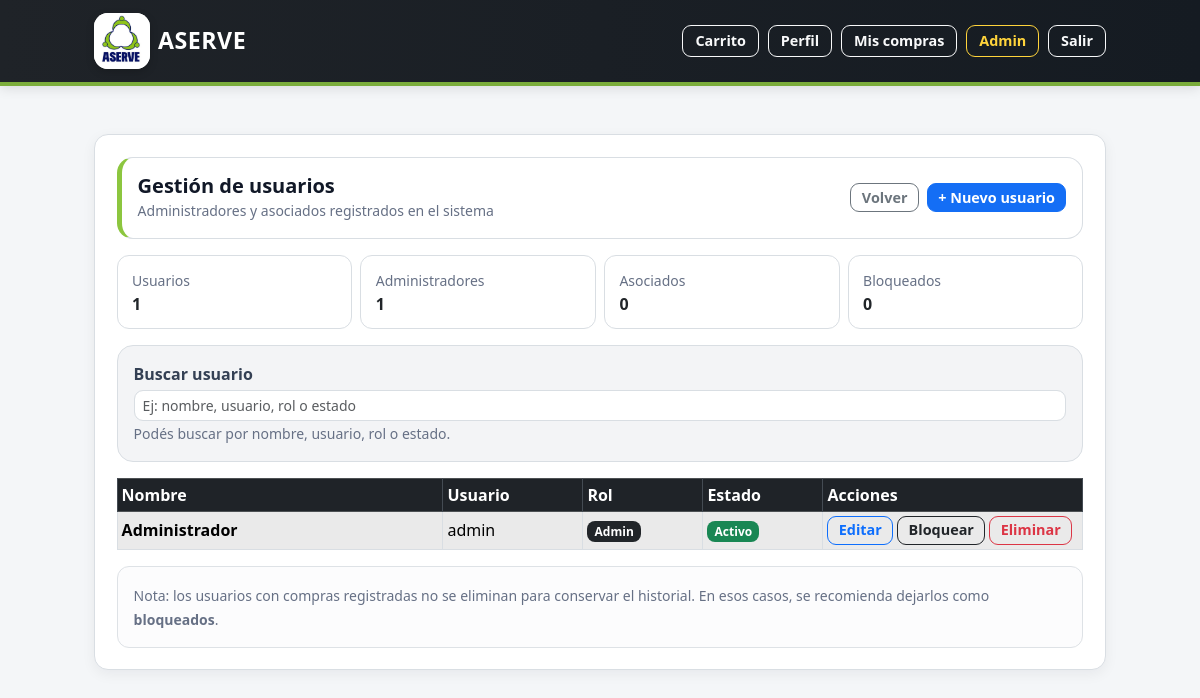
The app's page /admin/users (signed in) with its own data.
### tables this page shows
CREATE TABLE users (
    id INTEGER PRIMARY KEY AUTOINCREMENT,
    nombre TEXT NOT NULL,
    usuario TEXT NOT NULL UNIQUE,
    contrasena_hash TEXT NOT NULL,
    rol TEXT NOT NULL CHECK (rol IN ('admin', 'asociado')),
    estado TEXT NOT NULL DEFAULT 'activo' CHECK (estado IN ('activo', 'bloqueado'))
, password_temporal INTEGER DEFAULT 0);

### app.py (the view)
@app.route("/admin/users")
def admin_users():
    if "user_id" not in session or session.get("rol") != "admin":
        return redirect(url_for("login"))
    db = get_db()
    usuarios = db.execute("""
        SELECT id, nombre, usuario, rol, estado
        FROM users
        ORDER BY nombre
    """).fetchall()
    return render_template("admin_users.html", usuarios=usuarios)

### app.py (called while the page is built)
def get_db():
    if "db" not in g:
        db_folder = os.path.dirname(app.config["DATABASE"])
        os.makedirs(db_folder, exist_ok=True)
        g.db = sqlite3.connect(app.config["DATABASE"])
        g.db.row_factory = sqlite3.Row
    return g.db

@app.before_request
def proteger_acceso_global():
    endpoint = request.endpoint
    if endpoint is None:
        return None
    rutas_publicas = {
        "login",
        "static"
    }
    if endpoint in rutas_publicas:
        return None
    if "user_id" not in session:
        flash("Debes iniciar sesión para acceder a ASERVE.", "warning")
        return redirect(url_for("login"))
    rutas_password_temporal = {
        "cambiar_password_temporal",
        "logout",
        "static"
    }
    if session.get("password_temporal") == 1:
        if endpoint not in rutas_password_temporal:
            flash("Debes cambiar tu contraseña temporal antes de continuar.", "warning")
            return redirect(url_for("cambiar_password_temporal"))
    return None

### templates/admin_users.html (shortened to what this page needs)
{% extends "base.html" %}
{% block content %}
<div class="card shadow-sm">
  <div class="card-body">
    <div class="admin-users-header mb-3">
      <div class="d-flex flex-column flex-md-row justify-content-between align-items-start align-items-md-center gap-3">
        <div>
          <h5 class="mb-0">Gestión de usuarios</h5>
          <small class="text-muted">
            Administradores y asociados registrados en el sistema
          </small>
        </div>
        <div class="d-flex flex-wrap gap-2">
          <a class="btn btn-outline-secondary btn-sm"
             href="{{ url_for('admin_panel') }}">
            Volver
          </a>
          <a class="btn btn-primary btn-sm"
             href="{{ url_for('admin_user_add') }}">
            + Nuevo usuario
          </a>
        </div>
      </div>
    </div>
    {% set total_usuarios = usuarios|length %}
    {% set total_admins = usuarios|selectattr("rol", "equalto", "admin")|list|length %}
    {% set total_asociados = usuarios|selectattr("rol", "equalto", "asociado")|list|length %}
    {% set total_bloqueados = usuarios|selectattr("estado", "equalto", "bloqueado")|list|length %}
    <div class="row g-2 mb-3">
      <div class="col-6 col-md-3">
        <div class="admin-users-summary-box">
          <small class="text-muted">Usuarios</small>
          <div class="fw-bold">
            {{ total_usuarios }}
          </div>
        </div>
      </div>
      <div class="col-6 col-md-3">
        <div class="admin-users-summary-box">
          <small class="text-muted">Administradores</small>
          <div class="fw-bold">
            {{ total_admins }}
          </div>
        </div>
      </div>
      <div class="col-6 col-md-3">
        <div class="admin-users-summary-box">
          <small class="text-muted">Asociados</small>
          <div class="fw-bold">
            {{ total_asociados }}
          </div>
        </div>
      </div>
      <div class="col-6 col-md-3">
        <div class="admin-users-summary-box">
          <small class="text-muted">Bloqueados</small>
          <div class="fw-bold">
            {{ total_bloqueados }}
          </div>
        </div>
      </div>
    </div>
    <div class="admin-users-search mb-3">
      <label class="form-label mb-1">Buscar usuario</label>
      <input
        id="userSearch"
        type="text"
        class="form-control form-control-sm"
        placeholder="Ej: nombre, usuario, rol o estado"
        autocomplete="off"
      >
      <small class="text-muted">
        Podés buscar por nombre, usuario, rol o estado.
      </small>
    </div>
    <div class="table-responsive d-none d-md-block">
      <table class="table table-sm table-bordered table-striped align-middle mb-0">
        <thead class="table-dark">
          <tr>
            <th>Nombre</th>
            <th style="width: 140px;">Usuario</th>
            <th style="width: 120px;">Rol</th>
            <th style="width: 120px;">Estado</th>
            <th style="width: 260px;">Acciones</th>
          </tr>
        </thead>
        <tbody>
          {% for u in usuarios %}
          <tr
            class="user-item"
            data-search="{{ u.nombre|lower }} {{ u.usuario|lower }} {{ u.rol|lower }} {{ u.estado|lower }}">
            <td>
              <div class="fw-semibold">
                {{ u.nombre }}
              </div>
            </td>
            <td>
              {{ u.usuario }}
            </td>
            <td>
              {% if u.rol == "admin" %}
                <span class="badge bg-dark">Admin</span>
              {% else %}
                <span class="badge bg-primary">Asociado</span>
              {% endif %}
            </td>
            <td>
              {% if u.estado == "activo" %}
                <span class="badge bg-success">Activo</span>
              {% else %}
                <span class="badge bg-danger">Bloqueado</span>
              {% endif %}
            </td>
            <td>
              <div class="d-flex flex-wrap gap-1">
                <a class="btn btn-outline-primary btn-sm"
                   href="{{ url_for('admin_user_edit', user_id=u.id) }}">
                  Editar
                </a>
                <form method="POST"
                      action="{{ url_for('admin_user_toggle', user_id=u.id) }}"
                      onsubmit="return confirm('¿Deseas cambiar el estado de este usuario?');">
                  <button
                    type="submit"
                    class="btn btn-sm {% if u.estado == 'activo' %}btn-outline-dark{% else %}btn-outline-success{% endif %}">
                    {% if u.estado == "activo" %}
                      Bloquear
                    {% else %}
                      Activar
                    {% endif %}
                  </button>
                </form>
                <form method="POST"
                      action="{{ url_for('admin_user_delete', user_id=u.id) }}"
                      onsubmit="return confirm('¿Seguro que deseas eliminar este usuario? Solo se eliminará si no tiene compras registradas y no es el último administrador.');">
                  <button type="submit" class="btn btn-outline-danger btn-sm">
                    Eliminar
                  </button>
                </form>
              </div>
            </td>
          </tr>
          {% else %}
          <tr>
            <td colspan="5" class="text-center text-muted py-4">
              No hay usuarios registrados.
            </td>
          </tr>
          {% endfor %}
        </tbody>
      </table>
    </div>
    <div class="alert alert-light border mt-3 mb-0">
      <small class="text-muted">
        Nota: los usuarios con compras registradas no se eliminan para conservar el historial.
        En esos casos, se recomienda dejarlos como <b>bloqueados</b>.
      </small>
    </div>
  </div>
</div>
{% endblock %}

### templates/base.html (style rules this page uses)
:root { --aserve-navy: #07145f; --aserve-blue-dark: #101828; --aserve-green: #8cc63f; --aserve-green-dark: #6aa72f; --aserve-bg: #f4f6f8; --aserve-card: #ffffff; --aserve-border: #d9dee3; --aserve-text: #111827; --aserve-muted: #667085; }
body { min-height: 100vh; background: var(--aserve-bg); color: var(--aserve-text); }
.card { border: 1px solid var(--aserve-border); border-radius: 14px; box-shadow: 0 4px 14px rgba(16, 24, 40, .06) !important; }
.card-body { padding: 1.35rem; }
h1, h2, h3, h4, h5, h6 { color: var(--aserve-text); font-weight: 750; }
.text-muted { color: var(--aserve-muted) !important; }
.btn { border-radius: 9px; font-weight: 600; }
.btn-primary { background-color: #146ef5; border-color: #146ef5; }
.btn-sm { padding: .28rem .65rem; font-size: .9rem; line-height: 1.25; }
.form-control, .form-select { border-radius: 9px; border-color: var(--aserve-border); }
.form-label { font-weight: 600; color: #344054; }
.table { border-color: var(--aserve-border); }
.table thead.table-dark th { background-color: #1f2328 !important; color: #ffffff; border-color: #444b53; font-weight: 700; }
.table td, .table th { vertical-align: middle; }
.table-striped > tbody > tr:nth-of-type(odd) > * { background-color: rgba(16, 24, 40, .035); }
.badge { border-radius: 8px; font-weight: 700; padding: .38em .6em; }
.alert { border-radius: 12px; border-color: var(--aserve-border); }

### templates/admin_users.html (style rules this page uses)
.admin-users-header { border: 1px solid #d9dee3; border-left: 5px solid #8cc63f; border-radius: 16px; background: #ffffff; padding: 1rem; }
.admin-users-summary-box { border: 1px solid #d9dee3; border-radius: 12px; background: #ffffff; padding: .75rem .9rem; height: 100%; }
.admin-users-search { border: 1px solid #d9dee3; border-radius: 16px; background: #f3f4f6; padding: 1rem; }

### records on screen
users: nombre "Administrador", usuario "admin", rol "Admin", estado "Activo"

### other values on screen
{{ total_usuarios }} "1"
{{ total_admins }} "1"
{{ total_asociados }} "0"
{{ total_bloqueados }} "0"
